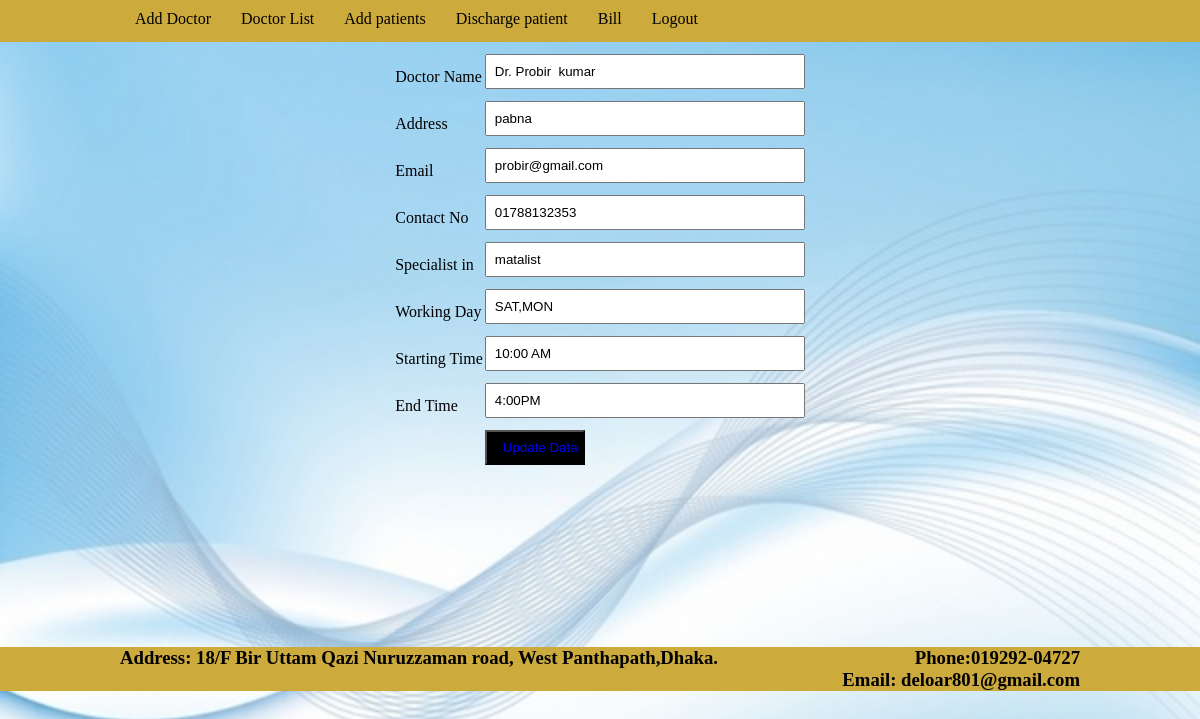
/updateDoctor.php?id=2 (signed in), run on the app's committed database.
### tables this page shows
CREATE TABLE `add_doctor` (
  `doctor_id` int(11) NOT NULL,
  `doctor_name` varchar(20) NOT NULL,
  `doctor_address` varchar(20) NOT NULL,
  `doctor_email` varchar(20) NOT NULL,
  `contact_no` varchar(20) NOT NULL,
  `specialist` varchar(50) NOT NULL,
  `day` varchar(255) NOT NULL,
  `startingTime` varchar(255) NOT NULL,
  `endTime` varchar(255) NOT NULL
);

### updateDoctor.php (the view, shortened to what this page needs)
<?php include 'configs/dbConnection.php';?>
<?php
  if(isset($_GET['id'])){
  	$id = $_GET['id'];
    $result = mysqli_query($con, "SELECT * from add_doctor WHERE doctor_id=".$id);
    $row = mysqli_fetch_assoc($result);
?>
<!DOCTYPE html>
<html lang="en">
<head>
	<link rel="stylesheet" type="text/css" href="css/admin_css.css">
	<link rel="stylesheet" type="text/css" href="style.css">
</head>
<body style="background: url(img/4.jpg);background-repeat: no-repeat;background-size: cover;">
	<div class="full_width">
		<div class="ful_width_nab">
			<ul>
				<li><a href="addDoctor.php">Add Doctor</a></li>
				<li><a href="doctorList.php">Doctor List</a></li>
				<li><a href="addPatient.php">Add patients</a></li>
				<li><a href="discharge_patient.php">Discharge patient</a></li>
                <li><a href="patients_bill.php">Bill</a></li>
				<li><a href="logout.php">Logout</a></li>
			</ul>
		</div>
	</div>
	<div class="container">
		<div class="doctoradd">
			<div class="doctorForm">
				<form action="updateDoctor.php?id=<?php echo $row['doctor_id']?>" method="post">
					<table>
						<tr>
							<td><label for="">Doctor Name</label></td>
							<td><input class="formDesign" type="text" name="doctorName" value="<?php echo $row['doctor_name'];?>"></td>
					    </tr>
					    <tr>
							<td><label for="">Address</label></td>
							<td><input class="formDesign" type="text" name="address" value="<?php echo $row['doctor_address'];?>"></td>
					    </tr>
					    <tr>
							<td><label for="">Email</label></td>
							<td><input class="formDesign" type="email" name="email" value="<?php echo $row['doctor_email'];?>"></td>
					    </tr>
					    <tr>
							<td><label for="">Contact No</label></td>
							<td><input class="formDesign" type="text" name="contactNo" value="<?php echo $row['contact_no'];?>"></td>
					    </tr>
					    <tr>
							<td><label for="">Specialist in</label></td>
							<td><input class="formDesign" type="text" name="specialist" value="<?php echo $row['specialist'];?>"></td>
					    </tr>
					     <tr>
							<td><label for="">Working Day</label></td>
							<td><input class="formDesign" type="text" name="day" value="<?php echo $row['day'];?>"></td>
					    </tr>
					    <tr>
							<td><label for="">Starting Time</label></td>
							<td><input class="formDesign" type="text" name="startingTime" value="<?php echo $row['startingTime'];?>"></td>
					    </tr>
					    <tr>
							<td><label for="">End Time</label></td>
							<td><input class="formDesign" type="text" name="endTime" value="<?php echo $row['endTime'];?>"></td>
					    </tr>
					     <tr>
							<td></td>
							<td><input type="submit" name="submit" value="Update Data" class="btn"></td>
					    </tr>
					</table>
				</form>
				<?php } ?>
			</div>
		</div>
	</div>
	<div class="full_container footerLenght">
		<div class="main_warper">
				<div class="footerdown">
					<div class="footer_left">
						<h3>Address: 18/F Bir Uttam Qazi Nuruzzaman road,
					West Panthapath,Dhaka.
					</div>
					<div class="footer_right">
						<h3>Phone:019292-04727 </h3>
					    <h3>Email: deloar801@gmail.com</h3>
					</div>
				</div>
			</div>
		</div>
</body>
</html>

### css/admin_css.css (style rules this page uses)
* { margin:0; padding: 0; }
.full_width { width: 100%; background-color: #CCAA3C; }
.container { width: 960px; margin: 0 auto; }
.ful_width_nab { width: 960px; margin:0 auto; margin-top: 0; }
.ful_width_nab ul { list-style: none; padding: 0; margin: 0; overflow: hidden; display: inline-block; }
.ful_width_nab ul li { float: left; }
.ful_width_nab ul li a { text-decoration: none; color: black; padding: 10px 15px; display: block; }
.formDesign { width: 300px; padding: 8px; margin-bottom: 10px; }
.doctoradd { width: 600px; margin: 0 auto; margin-top: 10px; }
.btn { width: 100px; padding: 8px 16px; color: blue; cursor: pointer; background-color:black; }
.footerLenght { margin-top: 500px; }

### style.css (style rules this page uses)
* { padding: 0; margin: 0 auto; }
.full_container { width: 100%; height: auto; background-color: #CCAA3C; overflow: hidden; margin-top: 0px; }
.main_warper { width: 960px; margin: 0 auto; }
.footerdown { margin-top: 0; }
.footerdown .footer_left h3 { color: black; float: left; width: 630px; margin-right: 20px; overflow: hidden; }
.footerdown .footer_right h3 { float: right; color: black; }
.footerLenght { margin-top: 700px; }

### updateDoctor.php (style rules this page uses)
.footerLenght { margin-top: 180px; }

### data on the page
add_doctor: doctorName "Dr. Probir kumar", address "pabna", email "probir@gmail.com", contactNo "01788132353", specialist "matalist", day "SAT,MON", startingTime "10:00 AM", endTime "4:00PM"
